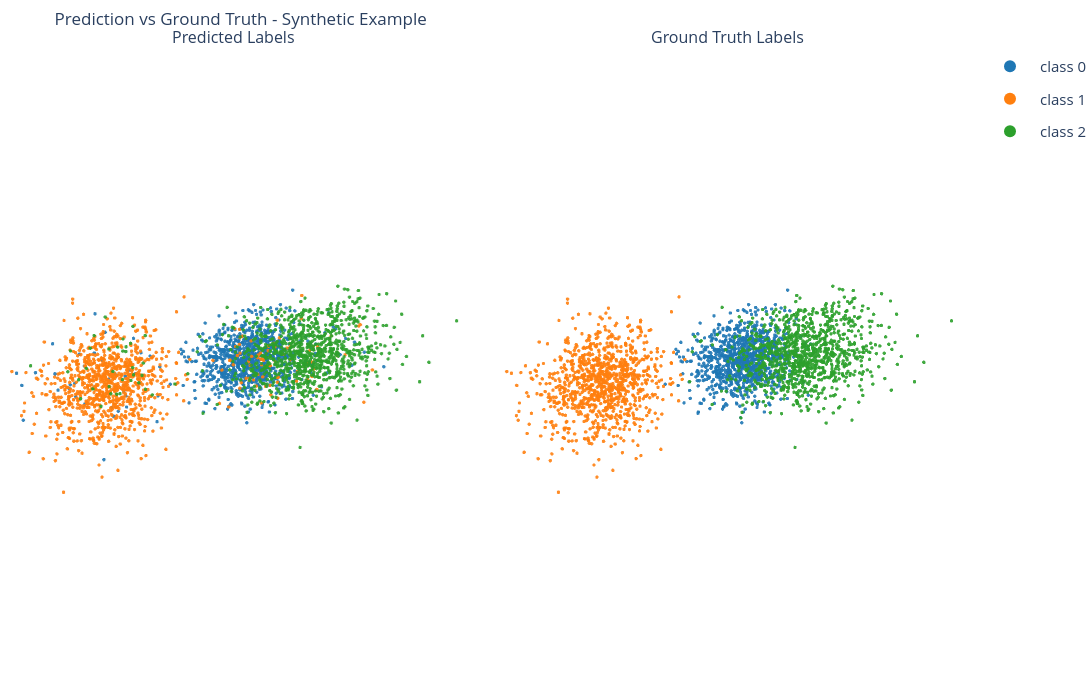

The cell this chart's notebook holds for it:
### Markdown cell above
## 8. Predicted labels vs ground-truth labels

Use this for evaluation/debugging.
Left side = predicted labels, right side = ground truth.

This helps answer questions like:
- where does the model make mistakes?
- are the errors localized or spread everywhere?
- are specific classes systematically confused?

### Code cell
fig_comparison = plot_class_comparison(
    points,
    pred_labels=pred_labels,
    gt_labels=labels,
    title='Prediction vs Ground Truth - Synthetic Example',
)
fig_comparison.show()

### Figure 1 — Plotly figure (JSON) as saved in the notebook; plotly's stock layout.template omitted (floating-point values rounded to 4 significant figures; data arrays with more than 128 entries replaced by an {"elided": "..."} marker saying what was removed)
{"data": [{"hovertemplate": "pred=0<br>x=%{x:.3f}<br>y=%{y:.3f}<br>z=%{z:.3f}<extra></extra>", "legendgroup": "class_0", "marker": {"color": "rgb(31,119,180)", "opacity": 0.9, "size": 2}, "mode": "markers", "name": "class 0", "scene": "scene", "showlegend": false, "type": "scatter3d", "x": {"elided": "1004 float values"}, "y": {"elided": "1004 float values"}, "z": {"elided": "1004 float values"}}, {"hovertemplate": "pred=1<br>x=%{x:.3f}<br>y=%{y:.3f}<br>z=%{z:.3f}<extra></extra>", "legendgroup": "class_1", "marker": {"color": "rgb(255,127,14)", "opacity": 0.9, "size": 2}, "mode": "markers", "name": "class 1", "scene": "scene", "showlegend": false, "type": "scatter3d", "x": {"elided": "1007 float values"}, "y": {"elided": "1007 float values"}, "z": {"elided": "1007 float values"}}, {"hovertemplate": "pred=2<br>x=%{x:.3f}<br>y=%{y:.3f}<br>z=%{z:.3f}<extra></extra>", "legendgroup": "class_2", "marker": {"color": "rgb(44,160,44)", "opacity": 0.9, "size": 2}, "mode": "markers", "name": "class 2", "scene": "scene", "showlegend": false, "type": "scatter3d", "x": {"elided": "989 float values"}, "y": {"elided": "989 float values"}, "z": {"elided": "989 float values"}}, {"hovertemplate": "gt=0<br>x=%{x:.3f}<br>y=%{y:.3f}<br>z=%{z:.3f}<extra></extra>", "legendgroup": "class_0", "marker": {"color": "rgb(31,119,180)", "opacity": 0.9, "size": 2}, "mode": "markers", "name": "class 0", "scene": "scene2", "showlegend": false, "type": "scatter3d", "x": {"elided": "1000 float values"}, "y": {"elided": "1000 float values"}, "z": {"elided": "1000 float values"}}, {"hovertemplate": "gt=1<br>x=%{x:.3f}<br>y=%{y:.3f}<br>z=%{z:.3f}<extra></extra>", "legendgroup": "class_1", "marker": {"color": "rgb(255,127,14)", "opacity": 0.9, "size": 2}, "mode": "markers", "name": "class 1", "scene": "scene2", "showlegend": false, "type": "scatter3d", "x": {"elided": "1000 float values"}, "y": {"elided": "1000 float values"}, "z": {"elided": "1000 float values"}}, {"hovertemplate": "gt=2<br>x=%{x:.3f}<br>y=%{y:.3f}<br>z=%{z:.3f}<extra></extra>", "legendgroup": "class_2", "marker": {"color": "rgb(44,160,44)", "opacity": 0.9, "size": 2}, "mode": "markers", "name": "class 2", "scene": "scene2", "showlegend": false, "type": "scatter3d", "x": {"elided": "1000 float values"}, "y": {"elided": "1000 float values"}, "z": {"elided": "1000 float values"}}, {"hoverinfo": "skip", "legendgroup": "class_0", "marker": {"color": "rgb(31,119,180)", "opacity": 1, "size": 8}, "mode": "markers", "name": "class 0", "scene": "scene", "showlegend": true, "type": "scatter3d", "x": [null], "y": [null], "z": [null]}, {"hoverinfo": "skip", "legendgroup": "class_1", "marker": {"color": "rgb(255,127,14)", "opacity": 1, "size": 8}, "mode": "markers", "name": "class 1", "scene": "scene", "showlegend": true, "type": "scatter3d", "x": [null], "y": [null], "z": [null]}, {"hoverinfo": "skip", "legendgroup": "class_2", "marker": {"color": "rgb(44,160,44)", "opacity": 1, "size": 8}, "mode": "markers", "name": "class 2", "scene": "scene", "showlegend": true, "type": "scatter3d", "x": [null], "y": [null], "z": [null]}], "layout": {"annotations": [{"font": {"size": 16}, "showarrow": false, "text": "Predicted Labels", "x": 0.2425, "xanchor": "center", "xref": "paper", "y": 1, "yanchor": "bottom", "yref": "paper"}, {"font": {"size": 16}, "showarrow": false, "text": "Ground Truth Labels", "x": 0.7575, "xanchor": "center", "xref": "paper", "y": 1, "yanchor": "bottom", "yref": "paper"}], "height": 700, "legend": {"font": {"size": 15}, "itemsizing": "constant", "itemwidth": 50}, "margin": {"b": 0, "l": 0, "r": 0, "t": 50}, "scene": {"aspectmode": "data", "bgcolor": "white", "domain": {"x": [0, 0.485], "y": [0, 1]}, "xaxis": {"visible": false}, "yaxis": {"visible": false}, "zaxis": {"visible": false}}, "scene2": {"aspectmode": "data", "bgcolor": "white", "domain": {"x": [0.515, 1], "y": [0, 1]}, "xaxis": {"visible": false}, "yaxis": {"visible": false}, "zaxis": {"visible": false}}, "title": {"text": "Prediction vs Ground Truth - Synthetic Example"}, "width": 1400}}
